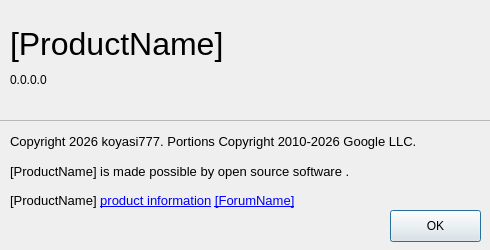
<?xml version="1.0" encoding="UTF-8"?>
<!--
 Copyright 2010-2021, Google Inc.
 All rights reserved.

 Redistribution and use in source and binary forms, with or without
 modification, are permitted provided that the following conditions are
 met:

     * Redistributions of source code must retain the above copyright
 notice, this list of conditions and the following disclaimer.
     * Redistributions in binary form must reproduce the above
 copyright notice, this list of conditions and the following disclaimer
 in the documentation and/or other materials provided with the
 distribution.
     * Neither the name of Google Inc. nor the names of its
 contributors may be used to endorse or promote products derived from
 this software without specific prior written permission.

 THIS SOFTWARE IS PROVIDED BY THE COPYRIGHT HOLDERS AND CONTRIBUTORS
 "AS IS" AND ANY EXPRESS OR IMPLIED WARRANTIES, INCLUDING, BUT NOT
 LIMITED TO, THE IMPLIED WARRANTIES OF MERCHANTABILITY AND FITNESS FOR
 A PARTICULAR PURPOSE ARE DISCLAIMED. IN NO EVENT SHALL THE COPYRIGHT
 OWNER OR CONTRIBUTORS BE LIABLE FOR ANY DIRECT, INDIRECT, INCIDENTAL,
 SPECIAL, EXEMPLARY, OR CONSEQUENTIAL DAMAGES (INCLUDING, BUT NOT
 LIMITED TO, PROCUREMENT OF SUBSTITUTE GOODS OR SERVICES; LOSS OF USE,
 DATA, OR PROFITS; OR BUSINESS INTERRUPTION) HOWEVER CAUSED AND ON ANY
 THEORY OF LIABILITY, WHETHER IN CONTRACT, STRICT LIABILITY, OR TORT
 (INCLUDING NEGLIGENCE OR OTHERWISE) ARISING IN ANY WAY OUT OF THE USE
 OF THIS SOFTWARE, EVEN IF ADVISED OF THE POSSIBILITY OF SUCH DAMAGE.
-->

<ui version="4.0">
 <class>AboutDialog</class>
 <widget class="QDialog" name="AboutDialog">
  <property name="geometry">
   <rect>
    <x>0</x>
    <y>0</y>
    <width>490</width>
    <height>250</height>
   </rect>
  </property>
  <property name="sizePolicy">
   <sizepolicy hsizetype="Fixed" vsizetype="Fixed">
    <horstretch>0</horstretch>
    <verstretch>0</verstretch>
   </sizepolicy>
  </property>
  <property name="minimumSize">
   <size>
    <width>490</width>
    <height>250</height>
   </size>
  </property>
  <property name="maximumSize">
   <size>
    <width>490</width>
    <height>250</height>
   </size>
  </property>
  <property name="windowTitle">
   <string>About [ProductName]</string>
  </property>
  <widget class="QFrame" name="color_frame">
   <property name="geometry">
    <rect>
     <x>-10</x>
     <y>120</y>
     <width>511</width>
     <height>161</height>
    </rect>
   </property>
   <property name="frameShape">
    <enum>QFrame::StyledPanel</enum>
   </property>
   <property name="frameShadow">
    <enum>QFrame::Raised</enum>
   </property>
   <widget class="QPushButton" name="pushButton">
    <property name="geometry">
     <rect>
      <x>400</x>
      <y>90</y>
      <width>91</width>
      <height>32</height>
     </rect>
    </property>
    <property name="text">
     <string>OK</string>
    </property>
   </widget>
   <widget class="QWidget" name="gridLayoutWidget_2">
    <property name="geometry">
     <rect>
      <x>20</x>
      <y>10</y>
      <width>471</width>
      <height>82</height>
     </rect>
    </property>
    <layout class="QGridLayout" name="gridLayout_3">
     <item row="0" column="0">
      <widget class="QLabel" name="label_6">
       <property name="font">
        <font>
         <pointsize>10</pointsize>
        </font>
       </property>
       <property name="text">
        <string>Copyright 2026 koyasi777. Portions Copyright 2010-2026 Google LLC.</string>
       </property>
       <property name="alignment">
        <set>Qt::AlignLeading|Qt::AlignLeft|Qt::AlignVCenter</set>
       </property>
      </widget>
     </item>
     <item row="1" column="0">
      <widget class="QLabel" name="label_credits">
       <property name="font">
        <font>
         <pointsize>10</pointsize>
        </font>
       </property>
       <property name="text">
        <string>&lt;html&gt;&lt;body&gt;[ProductName] is made possible by &lt;a href=&quot;file://credits_en.html&quot;&gt;&lt;span style=&quot; text-decoration: underline; color:#0000ff;&quot;&gt;open source software&lt;/span&gt;&lt;/a&gt;.&lt;/body&gt;&lt;/html&gt;</string>
       </property>
      </widget>
     </item>
     <item row="1" column="1">
      <spacer name="horizontalSpacer_4">
       <property name="orientation">
        <enum>Qt::Horizontal</enum>
       </property>
       <property name="sizeHint" stdset="0">
        <size>
         <width>40</width>
         <height>20</height>
        </size>
       </property>
      </spacer>
     </item>
     <item row="0" column="1">
      <spacer name="horizontalSpacer_3">
       <property name="orientation">
        <enum>Qt::Horizontal</enum>
       </property>
       <property name="sizeHint" stdset="0">
        <size>
         <width>40</width>
         <height>20</height>
        </size>
       </property>
      </spacer>
     </item>
     <item row="2" column="0">
      <widget class="QLabel" name="label_terms">
       <property name="font">
        <font>
         <pointsize>10</pointsize>
        </font>
       </property>
       <property name="text">
        <string>&lt;html&gt;&lt;body&gt;[ProductName] &lt;a href=&quot;[ProductUrl]&quot;&gt;&lt;span style=&quot; text-decoration: underline; color:#0000ff;&quot;&gt;product information&lt;/span&gt;&lt;/a&gt; &lt;a href=&quot;[ForumUrl]&quot;&gt;&lt;span style=&quot; text-decoration: underline; color:#0000ff;&quot;&gt;[ForumName]&lt;/span&gt;&lt;/a&gt;&lt;/body&gt;&lt;/html&gt;</string>
       </property>
      </widget>
     </item>
     <item row="2" column="1">
      <spacer name="horizontalSpacer_5">
       <property name="orientation">
        <enum>Qt::Horizontal</enum>
       </property>
       <property name="sizeHint" stdset="0">
        <size>
         <width>40</width>
         <height>20</height>
        </size>
       </property>
      </spacer>
     </item>
    </layout>
   </widget>
  </widget>
  <widget class="QWidget" name="gridLayoutWidget">
   <property name="geometry">
    <rect>
     <x>10</x>
     <y>20</y>
     <width>471</width>
     <height>99</height>
    </rect>
   </property>
   <layout class="QGridLayout" name="gridLayout">
    <item row="0" column="0" colspan="2">
     <widget class="QLabel" name="label">
      <property name="font">
       <font>
        <pointsize>24</pointsize>
        <weight>50</weight>
        <bold>false</bold>
       </font>
      </property>
      <property name="text">
       <string>[ProductName]</string>
      </property>
      <property name="alignment">
       <set>Qt::AlignLeading|Qt::AlignLeft|Qt::AlignVCenter</set>
      </property>
     </widget>
    </item>
    <item row="0" column="2">
     <spacer name="horizontalSpacer_2">
      <property name="orientation">
       <enum>Qt::Horizontal</enum>
      </property>
      <property name="sizeHint" stdset="0">
       <size>
        <width>40</width>
        <height>20</height>
       </size>
      </property>
     </spacer>
    </item>
    <item row="1" column="0">
     <widget class="QLabel" name="version_label">
      <property name="text">
       <string>0.0.0.0</string>
      </property>
      <property name="alignment">
       <set>Qt::AlignLeading|Qt::AlignLeft|Qt::AlignTop</set>
      </property>
     </widget>
    </item>
    <item row="1" column="1" colspan="2">
     <spacer name="horizontalSpacer">
      <property name="orientation">
       <enum>Qt::Horizontal</enum>
      </property>
      <property name="sizeHint" stdset="0">
       <size>
        <width>40</width>
        <height>20</height>
       </size>
      </property>
     </spacer>
    </item>
   </layout>
  </widget>
 </widget>
 <resources/>
 <connections>
  <connection>
   <sender>pushButton</sender>
   <signal>clicked()</signal>
   <receiver>AboutDialog</receiver>
   <slot>accept()</slot>
   <hints>
    <hint type="sourcelabel">
     <x>428</x>
     <y>231</y>
    </hint>
    <hint type="destinationlabel">
     <x>284</x>
     <y>71</y>
    </hint>
   </hints>
  </connection>
  <connection>
   <sender>label_credits</sender>
   <signal>linkActivated(QString)</signal>
   <receiver>AboutDialog</receiver>
   <slot>linkActivated(QString)</slot>
   <hints>
    <hint type="sourcelabel">
     <x>189</x>
     <y>156</y>
    </hint>
    <hint type="destinationlabel">
     <x>231</x>
     <y>108</y>
    </hint>
   </hints>
  </connection>
  <connection>
   <sender>label_terms</sender>
   <signal>linkActivated(QString)</signal>
   <receiver>AboutDialog</receiver>
   <slot>linkActivated(QString)</slot>
   <hints>
    <hint type="sourcelabel">
     <x>150</x>
     <y>182</y>
    </hint>
    <hint type="destinationlabel">
     <x>128</x>
     <y>101</y>
    </hint>
   </hints>
  </connection>
 </connections>
 <slots>
  <slot>linkActivated(QString)</slot>
 </slots>
</ui>
